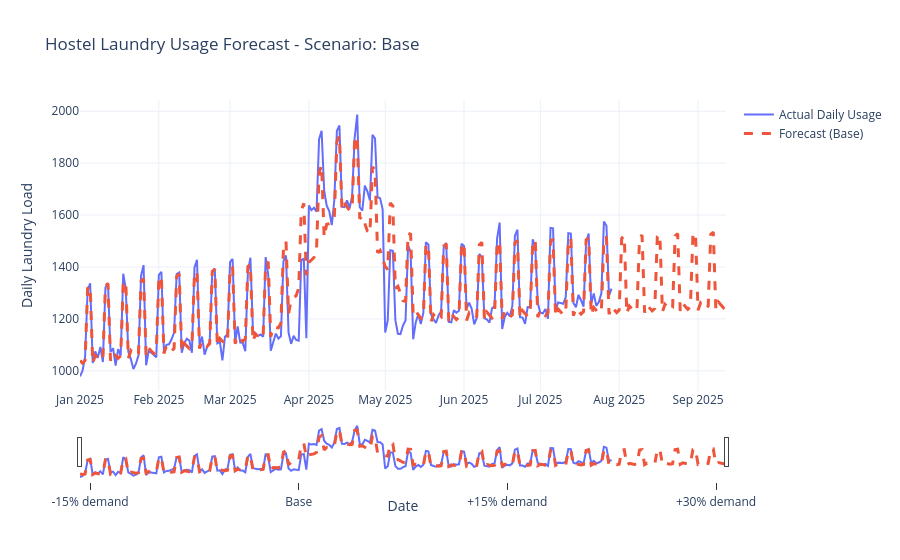

Notebook code for this chart:
### Markdown cell above
# Hostel Laundry Peak Prediction

This notebook uses:
- Naive Bayes to classify laundry usage category (`Low`, `Medium`, `High`)
- Prophet to forecast daily laundry load
- A Plotly dashboard with a timeline slider and what-if scenario slider

### Code cell
import numpy as np
import pandas as pd
import plotly.graph_objects as go

from sklearn.naive_bayes import GaussianNB
from sklearn.metrics import accuracy_score, f1_score, classification_report, confusion_matrix
from prophet import Prophet

np.random.seed(42)

# -----------------------------
# 1) Create synthetic time-series dataset
# -----------------------------
start = pd.Timestamp("2025-01-01 00:00:00")
periods = 24 * 210  # 210 days of hourly data
timestamps = pd.date_range(start=start, periods=periods, freq="h")

df = pd.DataFrame({"timestamp": timestamps})
df["hour"] = df["timestamp"].dt.hour
df["day_of_week"] = df["timestamp"].dt.dayofweek
df["is_weekend"] = (df["day_of_week"] >= 5).astype(int)
df["is_exam_period"] = (((df["timestamp"].dt.month == 4) & (df["timestamp"].dt.day >= 5)) |
                         ((df["timestamp"].dt.month == 4) & (df["timestamp"].dt.day <= 25))).astype(int)

hour_pattern = np.where((df["hour"] >= 6) & (df["hour"] <= 9), 18, 0) + \
               np.where((df["hour"] >= 18) & (df["hour"] <= 22), 25, 0)
weekend_pattern = np.where(df["is_weekend"] == 1, 12, 0)
exam_pattern = np.where(df["is_exam_period"] == 1, 20, 0)
trend = np.linspace(0, 10, len(df))
noise = np.random.normal(0, 6, len(df))

raw_usage = 35 + hour_pattern + weekend_pattern + exam_pattern + trend + noise
df["usage"] = np.clip(raw_usage, 5, None)

df["prev_hour_usage"] = df["usage"].shift(1)
df = df.dropna().reset_index(drop=True)

# Create usage categories from quantiles
q1, q2 = df["usage"].quantile([0.33, 0.66])
df["usage_category"] = pd.cut(
    df["usage"],
    bins=[-np.inf, q1, q2, np.inf],
    labels=["Low", "Medium", "High"]
)

# -----------------------------
# 2) Naive Bayes classification (time-based split)
# -----------------------------
feature_cols = ["hour", "day_of_week", "is_weekend", "is_exam_period", "prev_hour_usage"]
X = df[feature_cols]
y = df["usage_category"]

split_idx = int(len(df) * 0.8)
X_train, X_test = X.iloc[:split_idx], X.iloc[split_idx:]
y_train, y_test = y.iloc[:split_idx], y.iloc[split_idx:]

nb_model = GaussianNB()
nb_model.fit(X_train, y_train)
y_pred = nb_model.predict(X_test)

acc = accuracy_score(y_test, y_pred)
macro_f1 = f1_score(y_test, y_pred, average="macro")
print("Naive Bayes classification metrics")
print(f"Accuracy: {acc:.4f}")
print(f"Macro F1: {macro_f1:.4f}")
print("\nClassification report:")
print(classification_report(y_test, y_pred, digits=4))
print("Confusion matrix (rows=true, cols=pred):")
print(confusion_matrix(y_test, y_pred, labels=["Low", "Medium", "High"]))

# -----------------------------
# 3) Prophet forecasting (daily aggregate)
# -----------------------------
daily_df = (
    df.set_index("timestamp")["usage"]
      .resample("D")
      .sum()
      .reset_index()
      .rename(columns={"timestamp": "ds", "usage": "y"})
)

holdout_days = 30
train_prophet = daily_df.iloc[:-holdout_days].copy()
test_prophet = daily_df.iloc[-holdout_days:].copy()

prophet_model = Prophet(
    weekly_seasonality=True,
    yearly_seasonality=False,
    daily_seasonality=False,
    changepoint_prior_scale=0.1
)
prophet_model.fit(train_prophet)

future = prophet_model.make_future_dataframe(periods=holdout_days + 45, freq="D")
forecast = prophet_model.predict(future)

# Evaluate forecast on holdout period
test_eval = test_prophet.merge(
    forecast[["ds", "yhat"]],
    on="ds",
    how="left"
)

mae = np.mean(np.abs(test_eval["y"] - test_eval["yhat"]))
rmse = np.sqrt(np.mean((test_eval["y"] - test_eval["yhat"]) ** 2))
mape = np.mean(np.abs((test_eval["y"] - test_eval["yhat"]) / test_eval["y"])) * 100

print("\nProphet holdout forecast metrics")
print(f"MAE: {mae:.2f}")
print(f"RMSE: {rmse:.2f}")
print(f"MAPE: {mape:.2f}%")

# -----------------------------
# 4) What-if dashboard with timeline slider
# -----------------------------
scenarios = {
    "-15% demand": 0.85,
    "Base": 1.00,
    "+15% demand": 1.15,
    "+30% demand": 1.30,
}

future_only = forecast[["ds", "yhat", "yhat_lower", "yhat_upper"]].copy()
actual_daily = daily_df.copy()

fig = go.Figure()

# Actual line
fig.add_trace(
    go.Scatter(
        x=actual_daily["ds"],
        y=actual_daily["y"],
        mode="lines",
        name="Actual Daily Usage",
        line=dict(width=2)
    )
)

# Scenario traces (only Base shown initially)
scenario_names = list(scenarios.keys())
for idx, scenario_name in enumerate(scenario_names):
    factor = scenarios[scenario_name]
    visible = True if scenario_name == "Base" else False

    fig.add_trace(
        go.Scatter(
            x=future_only["ds"],
            y=future_only["yhat"] * factor,
            mode="lines",
            name=f"Forecast ({scenario_name})",
            visible=visible,
            line=dict(dash="dash", width=3)
        )
    )

# Build slider steps for scenario selection
# Trace 0 is actual. Traces 1..N are scenarios.
steps = []
for i, scenario_name in enumerate(scenario_names):
    visibility = [True] + [False] * len(scenario_names)
    visibility[i + 1] = True

    steps.append(
        dict(
            method="update",
            label=scenario_name,
            args=[{"visible": visibility},
                  {"title": f"Hostel Laundry Usage Forecast - Scenario: {scenario_name}"}]
        )
    )

fig.update_layout(
    title="Hostel Laundry Usage Forecast - Scenario: Base",
    xaxis_title="Date",
    yaxis_title="Daily Laundry Load",
    template="plotly_white",
    sliders=[
        {
            "active": scenario_names.index("Base"),
            "currentvalue": {"prefix": "What-if scenario: "},
            "pad": {"t": 40},
            "steps": steps
        }
    ],
    xaxis={
        "rangeslider": {"visible": True},
        "type": "date"
    }
)

fig.show()

### Figure 1 — Plotly figure (JSON) as saved in the notebook; plotly's stock layout.template omitted (floating-point values rounded to 4 significant figures; data arrays with more than 128 entries replaced by an {"elided": "..."} marker saying what was removed)
{"data": [{"line": {"width": 2}, "mode": "lines", "name": "Actual Daily Usage", "type": "scatter", "x": {"elided": "210 str values"}, "y": {"elided": "210 float values"}}, {"line": {"dash": "dash", "width": 3}, "mode": "lines", "name": "Forecast (-15% demand)", "type": "scatter", "visible": false, "x": {"elided": "255 str values"}, "y": {"elided": "255 float values"}}, {"line": {"dash": "dash", "width": 3}, "mode": "lines", "name": "Forecast (Base)", "type": "scatter", "visible": true, "x": {"elided": "255 str values"}, "y": {"elided": "255 float values"}}, {"line": {"dash": "dash", "width": 3}, "mode": "lines", "name": "Forecast (+15% demand)", "type": "scatter", "visible": false, "x": {"elided": "255 str values"}, "y": {"elided": "255 float values"}}, {"line": {"dash": "dash", "width": 3}, "mode": "lines", "name": "Forecast (+30% demand)", "type": "scatter", "visible": false, "x": {"elided": "255 str values"}, "y": {"elided": "255 float values"}}], "layout": {"sliders": [{"active": 1, "currentvalue": {"prefix": "What-if scenario: "}, "pad": {"t": 40}, "steps": [{"args": [{"visible": [true, true, false, false, false]}, {"title": "Hostel Laundry Usage Forecast - Scenario: -15% demand"}], "label": "-15% demand", "method": "update"}, {"args": [{"visible": [true, false, true, false, false]}, {"title": "Hostel Laundry Usage Forecast - Scenario: Base"}], "label": "Base", "method": "update"}, {"args": [{"visible": [true, false, false, true, false]}, {"title": "Hostel Laundry Usage Forecast - Scenario: +15% demand"}], "label": "+15% demand", "method": "update"}, {"args": [{"visible": [true, false, false, false, true]}, {"title": "Hostel Laundry Usage Forecast - Scenario: +30% demand"}], "label": "+30% demand", "method": "update"}]}], "title": {"text": "Hostel Laundry Usage Forecast - Scenario: Base"}, "xaxis": {"rangeslider": {"visible": true}, "title": {"text": "Date"}, "type": "date"}, "yaxis": {"title": {"text": "Daily Laundry Load"}}}}
